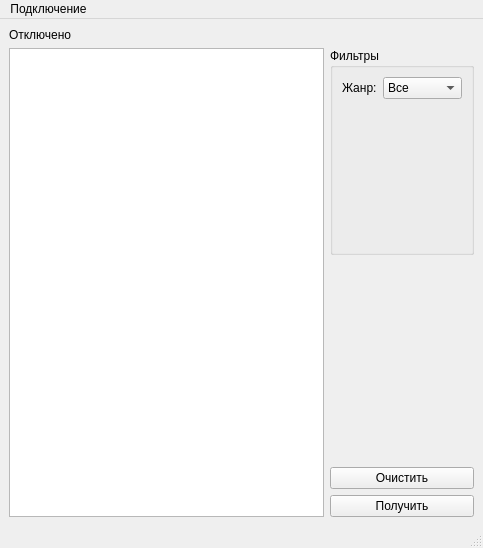
<?xml version="1.0" encoding="UTF-8"?>
<ui version="4.0">
 <class>MainWindow</class>
 <widget class="QMainWindow" name="MainWindow">
  <property name="geometry">
   <rect>
    <x>0</x>
    <y>0</y>
    <width>483</width>
    <height>548</height>
   </rect>
  </property>
  <property name="sizePolicy">
   <sizepolicy hsizetype="Preferred" vsizetype="Expanding">
    <horstretch>0</horstretch>
    <verstretch>0</verstretch>
   </sizepolicy>
  </property>
  <property name="windowTitle">
   <string>MainWindow</string>
  </property>
  <widget class="QWidget" name="centralwidget">
   <layout class="QGridLayout" name="gridLayout">
    <item row="2" column="1">
     <spacer name="verticalSpacer">
      <property name="orientation">
       <enum>Qt::Vertical</enum>
      </property>
      <property name="sizeType">
       <enum>QSizePolicy::Minimum</enum>
      </property>
      <property name="sizeHint" stdset="0">
       <size>
        <width>20</width>
        <height>40</height>
       </size>
      </property>
     </spacer>
    </item>
    <item row="1" column="0" rowspan="4">
     <widget class="QTableView" name="tb_result">
      <property name="sizePolicy">
       <sizepolicy hsizetype="Expanding" vsizetype="Expanding">
        <horstretch>0</horstretch>
        <verstretch>0</verstretch>
       </sizepolicy>
      </property>
     </widget>
    </item>
    <item row="1" column="1">
     <widget class="QGroupBox" name="gb_filters">
      <property name="sizePolicy">
       <sizepolicy hsizetype="Preferred" vsizetype="Minimum">
        <horstretch>0</horstretch>
        <verstretch>0</verstretch>
       </sizepolicy>
      </property>
      <property name="title">
       <string>Фильтры</string>
      </property>
      <layout class="QFormLayout" name="formLayout">
       <item row="0" column="0">
        <widget class="QLabel" name="lb_category">
         <property name="text">
          <string>Жанр:</string>
         </property>
        </widget>
       </item>
       <item row="0" column="1">
        <widget class="QComboBox" name="cb_category">
         <item>
          <property name="text">
           <string>Все</string>
          </property>
         </item>
         <item>
          <property name="text">
           <string>Комедия</string>
          </property>
         </item>
         <item>
          <property name="text">
           <string>Ужасы</string>
          </property>
         </item>
        </widget>
       </item>
      </layout>
     </widget>
    </item>
    <item row="0" column="0">
     <widget class="QLabel" name="lb_statusConnect">
      <property name="sizePolicy">
       <sizepolicy hsizetype="Preferred" vsizetype="Maximum">
        <horstretch>0</horstretch>
        <verstretch>0</verstretch>
       </sizepolicy>
      </property>
      <property name="text">
       <string>Отключено</string>
      </property>
     </widget>
    </item>
    <item row="4" column="1">
     <widget class="QPushButton" name="pb_request">
      <property name="sizePolicy">
       <sizepolicy hsizetype="Minimum" vsizetype="Maximum">
        <horstretch>0</horstretch>
        <verstretch>0</verstretch>
       </sizepolicy>
      </property>
      <property name="text">
       <string>Получить</string>
      </property>
     </widget>
    </item>
    <item row="3" column="1">
     <widget class="QPushButton" name="pb_clear">
      <property name="sizePolicy">
       <sizepolicy hsizetype="Minimum" vsizetype="Maximum">
        <horstretch>0</horstretch>
        <verstretch>0</verstretch>
       </sizepolicy>
      </property>
      <property name="text">
       <string>Очистить</string>
      </property>
     </widget>
    </item>
   </layout>
  </widget>
  <widget class="QMenuBar" name="menubar">
   <property name="geometry">
    <rect>
     <x>0</x>
     <y>0</y>
     <width>483</width>
     <height>22</height>
    </rect>
   </property>
   <widget class="QMenu" name="menu">
    <property name="title">
     <string>Подключение</string>
    </property>
    <addaction name="act_addData"/>
    <addaction name="separator"/>
    <addaction name="act_connect"/>
   </widget>
   <addaction name="menu"/>
  </widget>
  <widget class="QStatusBar" name="statusbar"/>
  <action name="act_connect">
   <property name="text">
    <string>Подключиться</string>
   </property>
  </action>
  <action name="act_addData">
   <property name="text">
    <string>Ввести данные</string>
   </property>
  </action>
 </widget>
 <resources/>
 <connections/>
</ui>
